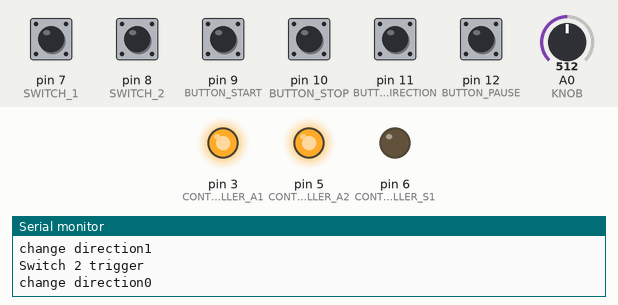
Bench run of a sketch on a simulated Arduino Uno, built with avr-gcc and run on an emulated ATmega328P. On the bench: output pins drawn as LEDs (lit = HIGH), the last lines printed to the serial monitor. Dashed ring = blinking. The inputs (shaded band) are chosen by the test bench; at power-on: pin 12 (BUTTON_PAUSE) HIGH, pin 7 (SWITCH_1), pin 8 (SWITCH_2), pin 9 (BUTTON_START), pin 10 (BUTTON_STOP), pin 11 (BUTTON_CHANGE_DIRECTION) LOW, A0 (KNOB) = 512.

Above: at 1.2 s.
1.3 s: pin 9 (BUTTON_START) pulled HIGH for 0.15 s
At 1.8 s:
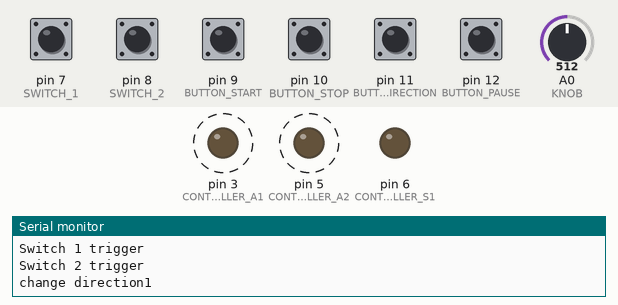
4.3 s: pin 7 (SWITCH_1) pulled HIGH for 1 s
At 9.8 s:
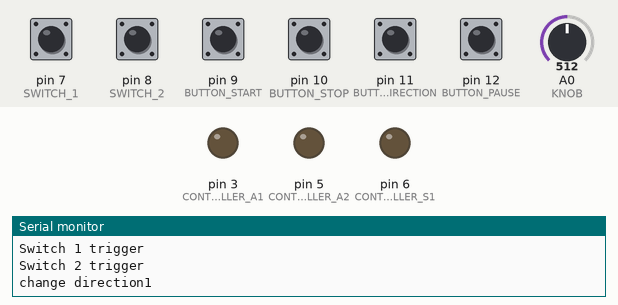
10.5 s: pin 8 (SWITCH_2) pulled HIGH for 1 s
At 15.8 s:
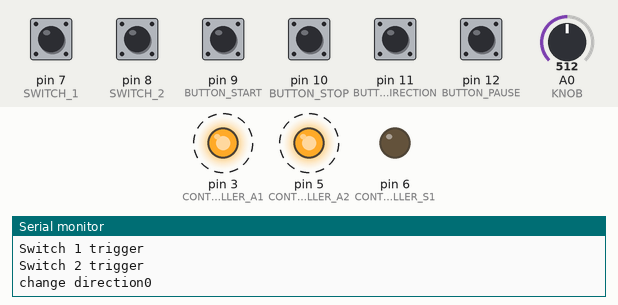
Timing chart, 0 to 20.5 s (numbered marks = the images above; inputs shaded):
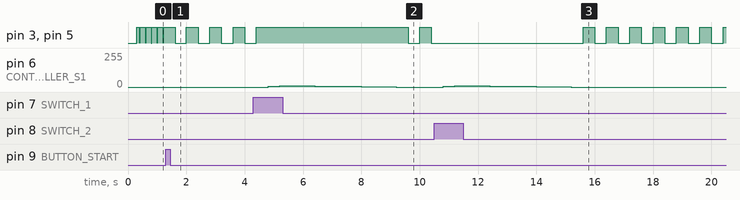

The sketch:

main.ino
```cpp
#define CONTROLLER_A1 3
#define CONTROLLER_A2 5

#define CONTROLLER_S1 6

#define SWITCH_1 7
#define SWITCH_2 8

#define BUTTON_START 9
#define BUTTON_STOP 10
#define BUTTON_PAUSE 12
#define BUTTON_CHANGE_DIRECTION 11

#define KNOB A0

#define INPUT_UPDATE_STEP_MS 200
#define SPEED_UPDATE_STEP_MS 400
#define SPEED_CHANGE_STEP 5

#define DEFAULT_STEP_VALUE -1000

#define ACCELERATE_TIME_MS 10000
#define DECELERATE_TIME_MS 5000

#define BUTTON_READ_TIME_MS 500

enum State {
  STOPPED,
  ACCELERATING,
  DECELERATING,
  RUNNING
};

State state;
State nextState;

int _stopped_from_button = 0;
int _paused_after_stop = 0;

int _curr_speed;

/**
 * Switches motor direction.
 * This is done by changing values for A1 and A2
 * connection on the controole
 */
int _direction = 0;
void toggle_motor_direction() {

	Serial.print(F("change direction"));
	Serial.println(_direction);
	analogWrite(CONTROLLER_A1, _direction ? 0 : 255);
	analogWrite(CONTROLLER_A2, _direction ? 0 : 255);
	_direction = _direction ? 0 : 1;
}

void set_motor_direction(int dir) {
	_direction = dir;
	analogWrite(CONTROLLER_A1, dir ? 255 : 0);
	analogWrite(CONTROLLER_A2, dir ? 255 : 0);
}

/**
 * Reads value from cappacitator and updates max speed
 */
int _max_speed = 0;
int _knob_value = -1000;
void read_knob_value() {
	int new_knob_val = analogRead(KNOB);

	if(
		abs(new_knob_val - _knob_value) >= 100 ||
		(new_knob_val == 0 && _knob_value != 0) ||
		(new_knob_val == 1023 && _knob_value != 1023)
		) {

		_knob_value = new_knob_val;
		_max_speed = (int)((float)_knob_value / 1023 * 255);
		Serial.print(F("Max speed changed: "));
		Serial.println(_max_speed);
	}
}

int sign(int val) {
	return abs(val) / val;
}


int _button_pause = -123;
long _read_button_pause_ms = -10000;
void read_pause_button() {

	int changed = 0;
	int val = digitalRead(BUTTON_PAUSE);

	if(val != _button_pause) {
		changed = 1;
		Serial.print(F("Pause button changed "));
		Serial.println(val);
	}


	long milliseconds = millis();
	if(changed && milliseconds -_read_button_pause_ms >= BUTTON_READ_TIME_MS) {
		_button_pause = val;
		_read_button_pause_ms = milliseconds;

		if(val == HIGH) {
			if(_stopped_from_button) {
				_paused_after_stop = 1;
			}
			Serial.println(F("Pause button high, pausing..."));
			stop();
		} else if(
			val == LOW &&
				(
					!_stopped_from_button ||
					(_stopped_from_button && _paused_after_stop)
				)
		) {
			Serial.println(F("Pause button low, resuming..."));
			start();
		}
	}
}


int _button_start = 0;
long _read_button_start_ms = -1000;
void read_start_button() {

	int val = digitalRead(BUTTON_START);
	if(val != _button_start) {
		_button_start = val;
		Serial.print(F("Start button changed "));
		Serial.println(val);
	}

	long milliseconds = millis();
	if(digitalRead(BUTTON_START) == HIGH && milliseconds -_read_button_start_ms >= BUTTON_READ_TIME_MS) {
		_read_button_start_ms = milliseconds;
		Serial.println(F("Start button pressed"));
		_stopped_from_button = 0;
		_paused_after_stop = 0;
		start();
	}
}


int _button_stop = 0;
long _read_button_stop_ms = 0;
void read_stop_button() {

	int val = digitalRead(BUTTON_STOP);
	if(val != _button_stop) {
		_button_stop = val;
		Serial.print(F("Stop button changed "));
		Serial.println(val);
	}

	long milliseconds = millis();
	if(digitalRead(BUTTON_STOP) == HIGH && milliseconds -_read_button_stop_ms >= BUTTON_READ_TIME_MS) {
		_read_button_stop_ms = milliseconds;
		Serial.println(F("Stop button pressed"));
		_stopped_from_button = 1;
		_paused_after_stop = 0;
		stop();
	}
}


int _button_toggle_direction = 0;
long _read_button_toggle_ms = -1000;
void read_toggle_direction_button() {

	int val = digitalRead(BUTTON_CHANGE_DIRECTION);
	if(val != _button_toggle_direction) {
		_button_toggle_direction = val;
		Serial.print(F("Toggle direction button changed "));
		Serial.println(val);
	}

	long milliseconds = millis();
	if(digitalRead(BUTTON_CHANGE_DIRECTION) == HIGH && milliseconds - _read_button_toggle_ms  >= BUTTON_READ_TIME_MS) {
		_read_button_toggle_ms = milliseconds;
		Serial.println(F("Toggle dirrect button pressed"));
		switch_direction();
	}
}

int _switch_1_value = 0;
void read_direction_switch_1() {

	int val = digitalRead(SWITCH_1);
	if(val != _switch_1_value) {
		_switch_1_value = val;
		Serial.print(F("Switch 1 changed "));
		Serial.println(val);
	}
	if(digitalRead(SWITCH_1) == LOW) {
		Serial.println(F("Switch 1 trigger"));
		switch_direction(0);
	}
}

int _switch_2_value = 0;
void read_direction_switch_2() {

	int val = digitalRead(SWITCH_2);
	if(val != _switch_2_value) {
		_switch_2_value = val;
		Serial.print(F("Switch 2 changed "));
		Serial.println(val);
	}
	if(digitalRead(SWITCH_2) == LOW) {
		Serial.println(F("Switch 2 trigger"));
		switch_direction(1);
	}
}

void stop() {
	Serial.println(F("Stopping..."));
	switch(state) {
		case RUNNING:
		case DECELERATING:
		case ACCELERATING:
			reset_speed_change_step();
			nextState = STOPPED;
			state = DECELERATING;
			break;
		case STOPPED:
			Serial.println(F("Already STOPPED, staying this way"));
			break;

	}
}

void start() {
	Serial.println(F("Starting..."));
	switch(state) {
		case STOPPED:
			nextState = RUNNING;
			state = ACCELERATING;
			break;
		case DECELERATING:
			if(nextState == RUNNING) {
				Serial.println(F("Already running, staying this way"));
			} else {
				reset_speed_change_step();
				nextState = RUNNING;
				state = ACCELERATING;
			}
			break;
		case ACCELERATING:
		case RUNNING:
			Serial.println(F("Already STARTED, staying this way"));
			break;

	}
}

void toggle_start_stop() {

	if((state == RUNNING && nextState == RUNNING) ||
		(state == ACCELERATING && nextState == RUNNING) ||
		(state == DECELERATING && nextState == RUNNING)) {
		stop();
	} else {
		start();
	}
}

void switch_direction() {

	nextState = RUNNING;

	if(state == RUNNING) {

		state = DECELERATING;
		reset_speed_change_step();

	} else if(state == ACCELERATING) {

		reset_speed_change_step();
		state = DECELERATING;

	} else if(state == STOPPED) {

		toggle_motor_direction();
	}

}


void switch_direction(int dir) {

	if(dir != _direction) {
		switch_direction();
	}
}

void read_serial_input() {

	if (Serial.available() > 0) {
		char receivedChar = Serial.read();
		switch(receivedChar) {
			case 's':
				start();
				break;
			case 'd':
				stop();
				break;
			case 'c':
				switch_direction(1);
				break;
			case 'x':
				switch_direction(0);
				break;
			case 'v':
				switch_direction();
				break;
		}
	}
}


void setup() {

	Serial.begin(9600);
	Serial.println(F("Program running..."));

	state = STOPPED;
	_curr_speed = 0;

	set_motor_direction(0);
	read_knob_value();

	pinMode(SWITCH_1, INPUT);
	pinMode(SWITCH_2, INPUT);

	pinMode(BUTTON_START, INPUT);
	pinMode(BUTTON_STOP, INPUT);
	pinMode(BUTTON_PAUSE, INPUT);
	pinMode(BUTTON_CHANGE_DIRECTION, INPUT);

	_switch_1_value = digitalRead(SWITCH_1);
	_switch_2_value = digitalRead(SWITCH_2);

	_button_toggle_direction = digitalRead(BUTTON_CHANGE_DIRECTION);

	Serial.print(F("Switch 1 value: "));
	Serial.println(_switch_1_value);

	Serial.print(F("Switch 2 value: "));
	Serial.println(_switch_2_value);


	Serial.print(F("Toggle direction button state: "));
	Serial.println(_button_toggle_direction);

}


int _step = DEFAULT_STEP_VALUE;
void compute_speed_change_step(int target_speed, long time) {
	if(_step == DEFAULT_STEP_VALUE) {
		_step = ((float)(target_speed - _curr_speed)) / (time / SPEED_UPDATE_STEP_MS);
		if(_step == 0) {
			_step = target_speed > _curr_speed ? 1 : -1;
		}
		Serial.print(F("Speed change step "));
		Serial.println(_step);
	}
}

void reset_speed_change_step() {
	_step = DEFAULT_STEP_VALUE;
}


long _last_update_input_millis = 0;
long _last_update_speed_millis = 0;
void loop() {

	long milliseconds = millis();
	bool isInputUpdateStep = milliseconds - _last_update_input_millis >= INPUT_UPDATE_STEP_MS;
	bool isSpeedUpdateStep = milliseconds - _last_update_speed_millis >= SPEED_UPDATE_STEP_MS;

	if(isInputUpdateStep) {
		_last_update_input_millis = milliseconds;

		read_start_button();
		read_stop_button();
		read_pause_button();
		read_toggle_direction_button();
		read_direction_switch_1();
		read_direction_switch_2();
		read_serial_input();
		read_knob_value();
	}

	if(isSpeedUpdateStep) {
		_last_update_speed_millis = milliseconds;
		switch (state) {

			case RUNNING:
				if(_curr_speed != _max_speed) {
					//Serial.println(sign(_max_speed - _curr_speed));
					//Serial.println(sign(_max_speed - _curr_speed) * SPEED_CHANGE_STEP);
					_curr_speed = max(0, min(_max_speed, _curr_speed + sign(_max_speed - _curr_speed) * SPEED_CHANGE_STEP));
				}
			break;

			case ACCELERATING:

				if(_curr_speed != _max_speed) {
					compute_speed_change_step(_max_speed, ACCELERATE_TIME_MS);
					_curr_speed = max(0, min(_max_speed, _curr_speed + _step));
				} else {
					reset_speed_change_step();
					state = RUNNING;
				}
			break;

			case DECELERATING:
				if(_curr_speed > 0) {
					compute_speed_change_step(0, DECELERATE_TIME_MS);
					_curr_speed = max(0, _curr_speed + _step);
				} else if(_curr_speed == 0) {
					reset_speed_change_step();
					if(nextState == RUNNING) {
						toggle_motor_direction();
						state = ACCELERATING;
					} else if(nextState == STOPPED) {
						state = STOPPED;
					}
				}
			break;

			case STOPPED:
			// do nothing
			break;
		};

		// if(_curr_speed) {
		// 	Serial.print(_direction ? "->" : "<-");
		// 	Serial.println(_curr_speed);
		// }
		analogWrite(CONTROLLER_S1, _curr_speed);
	}
}
```

Measured:
- after the input at 1.3 s, pin 3 (CONTROLLER_A1), pin 5 (CONTROLLER_A2): alternates HIGH for 0.40 s and LOW for 0.40 s, starting after 0.32 s
- after the input at 4.3 s, pin 6 (CONTROLLER_S1): rises from 0/255 to 10/255 in 0.40 s, then falls to 0/255 in 4.0 s
- after the input at 10.5 s, pin 6 (CONTROLLER_S1): rises from 0/255 to 10/255 in 0.40 s, then falls to 0/255 in 4.0 s
- by itself, pin 3 (CONTROLLER_A1), pin 5 (CONTROLLER_A2): repeats every 0.20 s: LOW 0.01 s, HIGH 0.19 s
